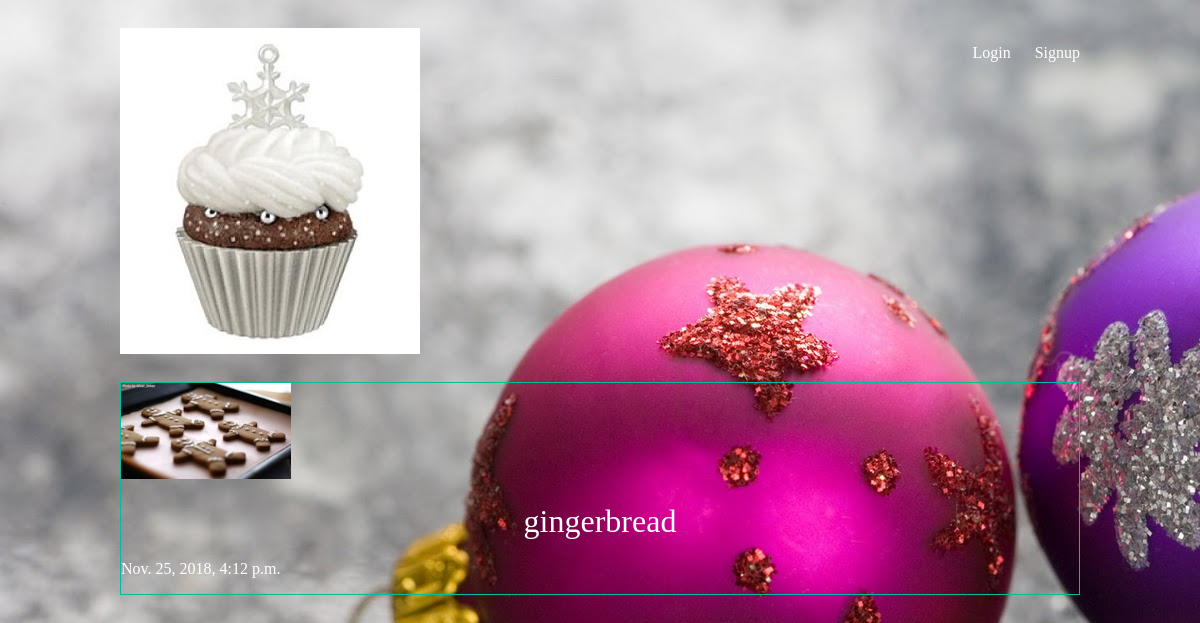
/articles/ginger-bread/, run on the app's committed database.
### articles/models.py (models this page shows, shortened)
class Article(models.Model):
    title = models.CharField(max_length=500)
    slug = models.SlugField()
    body = models.TextField()
    date = models.DateTimeField(auto_now_add=True)
    thumb = models.ImageField(default='default.png', blank=True)
    author = models.ForeignKey(User, default=None)

### articles/views.py (the view)
# urls.py: url(r'^(?P<slug>[\w-]+)/$', views.article_detail, name="detail"),
def article_detail(request,slug):
    article = Article.objects.get(slug=slug)
    return render(request,'articles/article_detail.html', {'article': article})

### articles/templates/articles/article_detail.html (shortened to what this page needs)
{% extends 'base_layout.html' %}
{% block content %}
<div class="article-detail">
    <div class="article">
      <img src="{{article.thumb.url}}"/>
      <h2>{{ article.title }}</h2>
      <p>{{ article.date }}</p>
   </div>
</div>
{% endblock %}

### assets/styles.css (style rules this page uses)
body { background-color:#0f121f; background-image:url(/static/balls.jpg); background-repeat-y:no-repeat; color:#fff; }
body * { font-family: Ubuntu; }
h1, h2, h3, h4, h5 { font-weight:normal; margin: 0; }
.article { padding: 10px; border:1px solid #00bda0; position: relative; padding-bottom:40px; }
.article h2 { font-size: 1.2em; }
.article-detail .article { padding: 0; }
.article-detail .article img { max-width: 100%; }
.article-detail .article h2 { text-align:center; margin:20px auto; font-size:2em; }

### data on the page
Article: thumb (picture), title "gingerbread", date "Nov. 25, 2018, 4:12 p.m."
